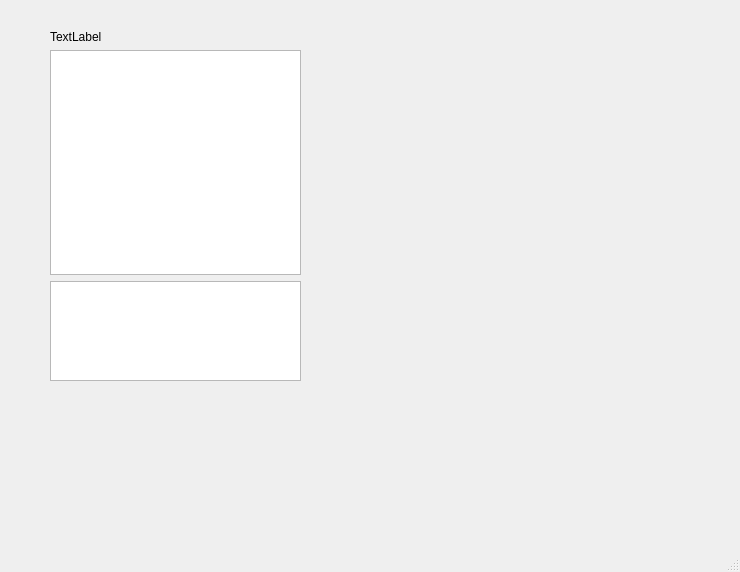
<?xml version="1.0" encoding="UTF-8"?>
<ui version="4.0">
 <class>MainWindow</class>
 <widget class="QMainWindow" name="MainWindow">
  <property name="geometry">
   <rect>
    <x>0</x>
    <y>0</y>
    <width>740</width>
    <height>572</height>
   </rect>
  </property>
  <property name="windowTitle">
   <string>MainWindow</string>
  </property>
  <widget class="QWidget" name="centralwidget">
   <widget class="QWidget" name="verticalLayoutWidget_2">
    <property name="geometry">
     <rect>
      <x>50</x>
      <y>30</y>
      <width>251</width>
      <height>351</height>
     </rect>
    </property>
    <layout class="QVBoxLayout" name="verticalLayout" stretch="0,2,0">
     <item>
      <widget class="QLabel" name="label">
       <property name="text">
        <string>TextLabel</string>
       </property>
      </widget>
     </item>
     <item>
      <widget class="QListWidget" name="listWidget_2"/>
     </item>
     <item>
      <widget class="QListWidget" name="listWidget_3">
       <property name="maximumSize">
        <size>
         <width>16777215</width>
         <height>100</height>
        </size>
       </property>
      </widget>
     </item>
    </layout>
   </widget>
  </widget>
  <widget class="QMenuBar" name="menubar">
   <property name="geometry">
    <rect>
     <x>0</x>
     <y>0</y>
     <width>740</width>
     <height>21</height>
    </rect>
   </property>
  </widget>
  <widget class="QStatusBar" name="statusbar"/>
 </widget>
 <resources/>
 <connections/>
</ui>
